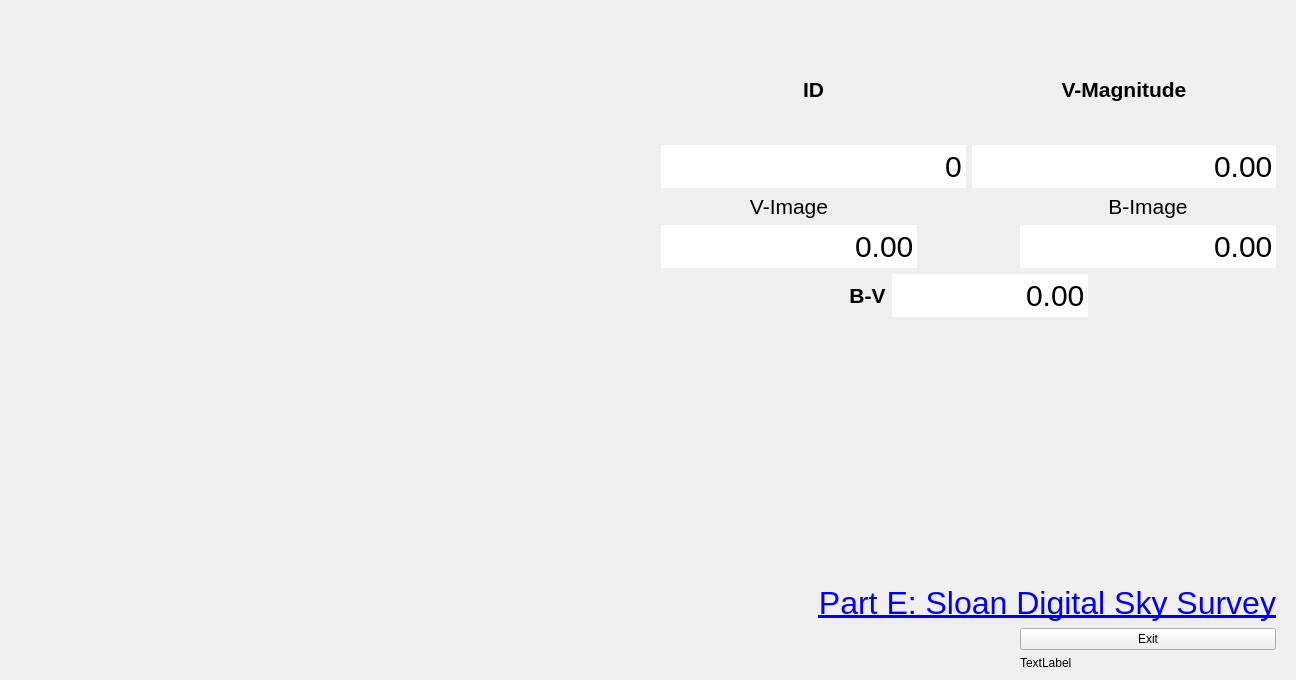
<?xml version="1.0" encoding="UTF-8"?>
<ui version="4.0">
 <class>HrDiagramLab</class>
 <widget class="QWidget" name="HrDiagramLab">
  <property name="geometry">
   <rect>
    <x>0</x>
    <y>0</y>
    <width>1296</width>
    <height>680</height>
   </rect>
  </property>
  <property name="sizePolicy">
   <sizepolicy hsizetype="MinimumExpanding" vsizetype="MinimumExpanding">
    <horstretch>0</horstretch>
    <verstretch>0</verstretch>
   </sizepolicy>
  </property>
  <property name="minimumSize">
   <size>
    <width>0</width>
    <height>0</height>
   </size>
  </property>
  <property name="windowTitle">
   <string>Form</string>
  </property>
  <layout class="QHBoxLayout" name="mainLayout">
   <property name="leftMargin">
    <number>10</number>
   </property>
   <property name="topMargin">
    <number>30</number>
   </property>
   <property name="rightMargin">
    <number>10</number>
   </property>
   <property name="bottomMargin">
    <number>10</number>
   </property>
   <item>
    <widget class="StarImage" name="starImage" native="true">
     <property name="sizePolicy">
      <sizepolicy hsizetype="MinimumExpanding" vsizetype="MinimumExpanding">
       <horstretch>0</horstretch>
       <verstretch>0</verstretch>
      </sizepolicy>
     </property>
     <property name="minimumSize">
      <size>
       <width>512</width>
       <height>512</height>
      </size>
     </property>
    </widget>
   </item>
   <item>
    <widget class="QWidget" name="sidebarWidget" native="true">
     <property name="sizePolicy">
      <sizepolicy hsizetype="Expanding" vsizetype="Expanding">
       <horstretch>0</horstretch>
       <verstretch>0</verstretch>
      </sizepolicy>
     </property>
     <property name="minimumSize">
      <size>
       <width>400</width>
       <height>0</height>
      </size>
     </property>
     <property name="maximumSize">
      <size>
       <width>16777215</width>
       <height>16777215</height>
      </size>
     </property>
     <layout class="QVBoxLayout" name="sidebarLayout">
      <property name="leftMargin">
       <number>10</number>
      </property>
      <property name="topMargin">
       <number>10</number>
      </property>
      <property name="rightMargin">
       <number>10</number>
      </property>
      <property name="bottomMargin">
       <number>0</number>
      </property>
      <item>
       <widget class="QWidget" name="display_widget" native="true">
        <layout class="QGridLayout" name="gridLayout">
         <property name="leftMargin">
          <number>0</number>
         </property>
         <property name="topMargin">
          <number>0</number>
         </property>
         <property name="rightMargin">
          <number>0</number>
         </property>
         <property name="bottomMargin">
          <number>0</number>
         </property>
         <item row="0" column="1">
          <widget class="QLabel" name="labelMagnitude">
           <property name="font">
            <font>
             <pointsize>16</pointsize>
             <weight>75</weight>
             <bold>true</bold>
            </font>
           </property>
           <property name="text">
            <string>V-Magnitude</string>
           </property>
           <property name="alignment">
            <set>Qt::AlignCenter</set>
           </property>
          </widget>
         </item>
         <item row="0" column="0">
          <widget class="QLabel" name="label">
           <property name="font">
            <font>
             <pointsize>16</pointsize>
             <weight>75</weight>
             <bold>true</bold>
            </font>
           </property>
           <property name="text">
            <string>ID</string>
           </property>
           <property name="alignment">
            <set>Qt::AlignCenter</set>
           </property>
          </widget>
         </item>
         <item row="1" column="0">
          <widget class="QSpinBox" name="spinboxId">
           <property name="enabled">
            <bool>true</bool>
           </property>
           <property name="sizePolicy">
            <sizepolicy hsizetype="Preferred" vsizetype="Fixed">
             <horstretch>0</horstretch>
             <verstretch>0</verstretch>
            </sizepolicy>
           </property>
           <property name="styleSheet">
            <string notr="true">QWidget { background-color: white; 
font-size: 30px
}</string>
           </property>
           <property name="frame">
            <bool>false</bool>
           </property>
           <property name="alignment">
            <set>Qt::AlignRight|Qt::AlignTrailing|Qt::AlignVCenter</set>
           </property>
           <property name="readOnly">
            <bool>true</bool>
           </property>
           <property name="buttonSymbols">
            <enum>QAbstractSpinBox::NoButtons</enum>
           </property>
           <property name="maximum">
            <number>100</number>
           </property>
          </widget>
         </item>
         <item row="1" column="1">
          <widget class="QDoubleSpinBox" name="spinboxMagnitude">
           <property name="enabled">
            <bool>true</bool>
           </property>
           <property name="sizePolicy">
            <sizepolicy hsizetype="Preferred" vsizetype="Fixed">
             <horstretch>0</horstretch>
             <verstretch>0</verstretch>
            </sizepolicy>
           </property>
           <property name="minimumSize">
            <size>
             <width>64</width>
             <height>0</height>
            </size>
           </property>
           <property name="maximumSize">
            <size>
             <width>16777215</width>
             <height>16777215</height>
            </size>
           </property>
           <property name="styleSheet">
            <string notr="true">QWidget { background-color: white; 
font-size: 30px
}</string>
           </property>
           <property name="frame">
            <bool>false</bool>
           </property>
           <property name="alignment">
            <set>Qt::AlignRight|Qt::AlignTrailing|Qt::AlignVCenter</set>
           </property>
           <property name="readOnly">
            <bool>true</bool>
           </property>
           <property name="buttonSymbols">
            <enum>QAbstractSpinBox::NoButtons</enum>
           </property>
          </widget>
         </item>
        </layout>
       </widget>
      </item>
      <item>
       <layout class="QGridLayout" name="images_grid">
        <item row="10" column="2">
         <widget class="QPushButton" name="exitButton">
          <property name="text">
           <string>Exit</string>
          </property>
         </widget>
        </item>
        <item row="9" column="0" colspan="3">
         <widget class="QLabel" name="sdss_link_old">
          <property name="font">
           <font>
            <pointsize>24</pointsize>
           </font>
          </property>
          <property name="text">
           <string>&lt;a href=&quot;http://cas.sdss.org/dr7/en/tools/chart/navi.asp?ra=88.075&amp;dec=32.55&quot;&gt;Part E: Sloan Digital Sky Survey&lt;/a&gt;</string>
          </property>
          <property name="alignment">
           <set>Qt::AlignRight|Qt::AlignTrailing|Qt::AlignVCenter</set>
          </property>
          <property name="openExternalLinks">
           <bool>true</bool>
          </property>
         </widget>
        </item>
        <item row="1" column="2">
         <widget class="QDoubleSpinBox" name="bmagSpinBox">
          <property name="enabled">
           <bool>true</bool>
          </property>
          <property name="styleSheet">
           <string notr="true">QWidget { background-color: white;
font-size: 30px
}</string>
          </property>
          <property name="frame">
           <bool>false</bool>
          </property>
          <property name="alignment">
           <set>Qt::AlignRight|Qt::AlignTrailing|Qt::AlignVCenter</set>
          </property>
          <property name="readOnly">
           <bool>true</bool>
          </property>
          <property name="buttonSymbols">
           <enum>QAbstractSpinBox::NoButtons</enum>
          </property>
         </widget>
        </item>
        <item row="6" column="0">
         <widget class="StarImage" name="bImage" native="true">
          <property name="minimumSize">
           <size>
            <width>256</width>
            <height>256</height>
           </size>
          </property>
         </widget>
        </item>
        <item row="6" column="2">
         <widget class="StarImage" name="vImage" native="true">
          <property name="minimumSize">
           <size>
            <width>256</width>
            <height>256</height>
           </size>
          </property>
         </widget>
        </item>
        <item row="0" column="2">
         <widget class="QLabel" name="b_image_label">
          <property name="font">
           <font>
            <pointsize>16</pointsize>
           </font>
          </property>
          <property name="text">
           <string>B-Image</string>
          </property>
          <property name="alignment">
           <set>Qt::AlignCenter</set>
          </property>
         </widget>
        </item>
        <item row="0" column="0">
         <widget class="QLabel" name="v_image_label">
          <property name="font">
           <font>
            <pointsize>16</pointsize>
           </font>
          </property>
          <property name="text">
           <string>V-Image</string>
          </property>
          <property name="alignment">
           <set>Qt::AlignCenter</set>
          </property>
         </widget>
        </item>
        <item row="1" column="0">
         <widget class="QDoubleSpinBox" name="vmagSpinBox">
          <property name="enabled">
           <bool>true</bool>
          </property>
          <property name="sizePolicy">
           <sizepolicy hsizetype="Preferred" vsizetype="Preferred">
            <horstretch>0</horstretch>
            <verstretch>0</verstretch>
           </sizepolicy>
          </property>
          <property name="styleSheet">
           <string notr="true">QWidget { background-color: white;
font-size: 30px
}</string>
          </property>
          <property name="frame">
           <bool>false</bool>
          </property>
          <property name="alignment">
           <set>Qt::AlignRight|Qt::AlignTrailing|Qt::AlignVCenter</set>
          </property>
          <property name="readOnly">
           <bool>true</bool>
          </property>
          <property name="buttonSymbols">
           <enum>QAbstractSpinBox::NoButtons</enum>
          </property>
         </widget>
        </item>
        <item row="11" column="2">
         <widget class="QLabel" name="buildLabel">
          <property name="font">
           <font>
            <pointsize>9</pointsize>
           </font>
          </property>
          <property name="text">
           <string>TextLabel</string>
          </property>
         </widget>
        </item>
        <item row="2" column="0" colspan="3">
         <layout class="QHBoxLayout" name="horizontalLayout">
          <item>
           <spacer name="horizontalSpacer_2">
            <property name="orientation">
             <enum>Qt::Horizontal</enum>
            </property>
            <property name="sizeHint" stdset="0">
             <size>
              <width>40</width>
              <height>20</height>
             </size>
            </property>
           </spacer>
          </item>
          <item>
           <widget class="QLabel" name="labelBV">
            <property name="font">
             <font>
              <pointsize>16</pointsize>
              <weight>75</weight>
              <bold>true</bold>
             </font>
            </property>
            <property name="text">
             <string>B-V</string>
            </property>
            <property name="alignment">
             <set>Qt::AlignCenter</set>
            </property>
           </widget>
          </item>
          <item>
           <widget class="QDoubleSpinBox" name="spinboxBV">
            <property name="enabled">
             <bool>true</bool>
            </property>
            <property name="sizePolicy">
             <sizepolicy hsizetype="Minimum" vsizetype="Preferred">
              <horstretch>0</horstretch>
              <verstretch>0</verstretch>
             </sizepolicy>
            </property>
            <property name="minimumSize">
             <size>
              <width>196</width>
              <height>0</height>
             </size>
            </property>
            <property name="maximumSize">
             <size>
              <width>16777215</width>
              <height>16777215</height>
             </size>
            </property>
            <property name="styleSheet">
             <string notr="true">QWidget { background-color: white; 
font-size: 30px
}</string>
            </property>
            <property name="frame">
             <bool>false</bool>
            </property>
            <property name="alignment">
             <set>Qt::AlignRight|Qt::AlignTrailing|Qt::AlignVCenter</set>
            </property>
            <property name="readOnly">
             <bool>true</bool>
            </property>
            <property name="buttonSymbols">
             <enum>QAbstractSpinBox::NoButtons</enum>
            </property>
           </widget>
          </item>
          <item>
           <spacer name="horizontalSpacer">
            <property name="orientation">
             <enum>Qt::Horizontal</enum>
            </property>
            <property name="sizeHint" stdset="0">
             <size>
              <width>40</width>
              <height>20</height>
             </size>
            </property>
           </spacer>
          </item>
         </layout>
        </item>
       </layout>
      </item>
     </layout>
    </widget>
   </item>
  </layout>
 </widget>
 <customwidgets>
  <customwidget>
   <class>StarImage</class>
   <extends>QWidget</extends>
   <header>star_image.h</header>
   <container>1</container>
  </customwidget>
 </customwidgets>
 <resources/>
 <connections/>
</ui>
